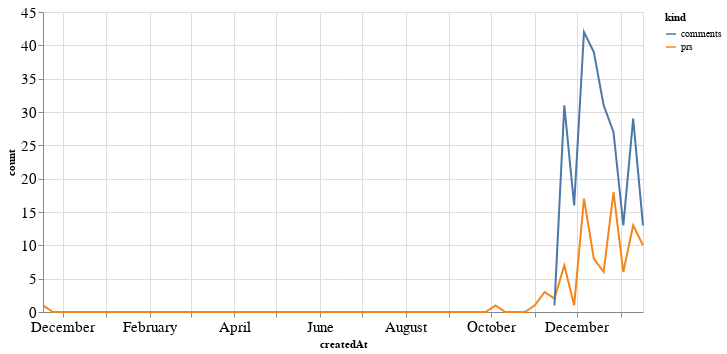

This figure's notebook cell:
### Code cell
alt.Chart(total_time, width=600).mark_line().encode(
    x='createdAt',
    y='count',
    color='kind'
)

### Figure 1 — Vega-Lite specification as saved in the notebook (floating-point values rounded to 4 significant figures)
{"config": {"axisLeft": {"labelFontSize": 15}, "axisBottom": {"labelFontSize": 15}}, "data": {"name": "data-df72c76ab10de1665c25544c6919d7b9"}, "mark": "line", "encoding": {"color": {"type": "nominal", "field": "kind"}, "x": {"type": "temporal", "field": "createdAt"}, "y": {"type": "quantitative", "field": "count"}}, "width": 600, "$schema": "https://vega.github.io/schema/vega-lite/v4.8.1.json", "datasets": {"data-df72c76ab10de1665c25544c6919d7b9": [{"createdAt": "2019-11-17T00:00:00", "kind": "prs", "count": 1.0}, {"createdAt": "2019-11-24T00:00:00", "kind": "prs", "count": 0.0}, {"createdAt": "2019-12-01T00:00:00", "kind": "prs", "count": 0.0}, {"createdAt": "2019-12-08T00:00:00", "kind": "prs", "count": 0.0}, {"createdAt": "2019-12-15T00:00:00", "kind": "prs", "count": 0.0}, {"createdAt": "2019-12-22T00:00:00", "kind": "prs", "count": 0.0}, {"createdAt": "2019-12-29T00:00:00", "kind": "prs", "count": 0.0}, {"createdAt": "2020-01-05T00:00:00", "kind": "prs", "count": 0.0}, {"createdAt": "2020-01-12T00:00:00", "kind": "prs", "count": 0.0}, {"createdAt": "2020-01-19T00:00:00", "kind": "prs", "count": 0.0}, {"createdAt": "2020-01-26T00:00:00", "kind": "prs", "count": 0.0}, {"createdAt": "2020-02-02T00:00:00", "kind": "prs", "count": 0.0}, {"createdAt": "2020-02-09T00:00:00", "kind": "prs", "count": 0.0}, {"createdAt": "2020-02-16T00:00:00", "kind": "prs", "count": 0.0}, {"createdAt": "2020-02-23T00:00:00", "kind": "prs", "count": 0.0}, {"createdAt": "2020-03-01T00:00:00", "kind": "prs", "count": 0.0}, {"createdAt": "2020-03-08T00:00:00", "kind": "prs", "count": 0.0}, {"createdAt": "2020-03-15T00:00:00", "kind": "prs", "count": 0.0}, {"createdAt": "2020-03-22T00:00:00", "kind": "prs", "count": 0.0}, {"createdAt": "2020-03-29T00:00:00", "kind": "prs", "count": 0.0}, {"createdAt": "2020-04-05T00:00:00", "kind": "prs", "count": 0.0}, {"createdAt": "2020-04-12T00:00:00", "kind": "prs", "count": 0.0}, {"createdAt": "2020-04-19T00:00:00", "kind": "prs", "count": 0.0}, {"createdAt": "2020-04-26T00:00:00", "kind": "prs", "count": 0.0}, {"createdAt": "2020-05-03T00:00:00", "kind": "prs", "count": 0.0}, {"createdAt": "2020-05-10T00:00:00", "kind": "prs", "count": 0.0}, {"createdAt": "2020-05-17T00:00:00", "kind": "prs", "count": 0.0}, {"createdAt": "2020-05-24T00:00:00", "kind": "prs", "count": 0.0}, {"createdAt": "2020-05-31T00:00:00", "kind": "prs", "count": 0.0}, {"createdAt": "2020-06-07T00:00:00", "kind": "prs", "count": 0.0}, {"createdAt": "2020-06-14T00:00:00", "kind": "prs", "count": 0.0}, {"createdAt": "2020-06-21T00:00:00", "kind": "prs", "count": 0.0}, {"createdAt": "2020-06-28T00:00:00", "kind": "prs", "count": 0.0}, {"createdAt": "2020-07-05T00:00:00", "kind": "prs", "count": 0.0}, {"createdAt": "2020-07-12T00:00:00", "kind": "prs", "count": 0.0}, {"createdAt": "2020-07-19T00:00:00", "kind": "prs", "count": 0.0}, {"createdAt": "2020-07-26T00:00:00", "kind": "prs", "count": 0.0}, {"createdAt": "2020-08-02T00:00:00", "kind": "prs", "count": 0.0}, {"createdAt": "2020-08-09T00:00:00", "kind": "prs", "count": 0.0}, {"createdAt": "2020-08-16T00:00:00", "kind": "prs", "count": 0.0}, {"createdAt": "2020-08-23T00:00:00", "kind": "prs", "count": 0.0}, {"createdAt": "2020-08-30T00:00:00", "kind": "prs", "count": 0.0}, {"createdAt": "2020-09-06T00:00:00", "kind": "prs", "count": 0.0}, {"createdAt": "2020-09-13T00:00:00", "kind": "prs", "count": 0.0}, {"createdAt": "2020-09-20T00:00:00", "kind": "prs", "count": 0.0}, {"createdAt": "2020-09-27T00:00:00", "kind": "prs", "count": 0.0}, {"createdAt": "2020-10-04T00:00:00", "kind": "prs", "count": 1.0}, {"createdAt": "2020-10-11T00:00:00", "kind": "prs", "count": 0.0}, {"createdAt": "2020-10-18T00:00:00", "kind": "prs", "count": 0.0}, {"createdAt": "2020-10-25T00:00:00", "kind": "prs", "count": 0.0}, {"createdAt": "2020-11-01T00:00:00", "kind": "prs", "count": 1.0}, {"createdAt": "2020-11-08T00:00:00", "kind": "prs", "count": 3.0}, {"createdAt": "2020-11-15T00:00:00", "kind": "prs", "count": 2.0}, {"createdAt": "2020-11-22T00:00:00", "kind": "prs", "count": 7.0}, {"createdAt": "2020-11-29T00:00:00", "kind": "prs", "count": 1.0}, {"createdAt": "2020-12-06T00:00:00", "kind": "prs", "count": 17.0}, {"createdAt": "2020-12-13T00:00:00", "kind": "prs", "count": 8.0}, {"createdAt": "2020-12-20T00:00:00", "kind": "prs", "count": 6.0}, {"createdAt": "2020-12-27T00:00:00", "kind": "prs", "count": 18.0}, {"createdAt": "2021-01-03T00:00:00", "kind": "prs", "count": 6.0}, {"createdAt": "2021-01-10T00:00:00", "kind": "prs", "count": 13.0}, {"createdAt": "2021-01-17T00:00:00", "kind": "prs", "count": 10.0}, {"createdAt": "2019-11-17T00:00:00", "kind": "comments", "count": null}, {"createdAt": "2019-11-24T00:00:00", "kind": "comments", "count": null}, {"createdAt": "2019-12-01T00:00:00", "kind": "comments", "count": null}, {"createdAt": "2019-12-08T00:00:00", "kind": "comments", "count": null}, {"createdAt": "2019-12-15T00:00:00", "kind": "comments", "count": null}, {"createdAt": "2019-12-22T00:00:00", "kind": "comments", "count": null}, {"createdAt": "2019-12-29T00:00:00", "kind": "comments", "count": null}, {"createdAt": "2020-01-05T00:00:00", "kind": "comments", "count": null}, {"createdAt": "2020-01-12T00:00:00", "kind": "comments", "count": null}, {"createdAt": "2020-01-19T00:00:00", "kind": "comments", "count": null}, {"createdAt": "2020-01-26T00:00:00", "kind": "comments", "count": null}, {"createdAt": "2020-02-02T00:00:00", "kind": "comments", "count": null}, {"createdAt": "2020-02-09T00:00:00", "kind": "comments", "count": null}, {"createdAt": "2020-02-16T00:00:00", "kind": "comments", "count": null}, {"createdAt": "2020-02-23T00:00:00", "kind": "comments", "count": null}, {"createdAt": "2020-03-01T00:00:00", "kind": "comments", "count": null}, {"createdAt": "2020-03-08T00:00:00", "kind": "comments", "count": null}, {"createdAt": "2020-03-15T00:00:00", "kind": "comments", "count": null}, {"createdAt": "2020-03-22T00:00:00", "kind": "comments", "count": null}, {"createdAt": "2020-03-29T00:00:00", "kind": "comments", "count": null}, {"createdAt": "2020-04-05T00:00:00", "kind": "comments", "count": null}, {"createdAt": "2020-04-12T00:00:00", "kind": "comments", "count": null}, {"createdAt": "2020-04-19T00:00:00", "kind": "comments", "count": null}, {"createdAt": "2020-04-26T00:00:00", "kind": "comments", "count": null}, {"createdAt": "2020-05-03T00:00:00", "kind": "comments", "count": null}, {"createdAt": "2020-05-10T00:00:00", "kind": "comments", "count": null}, {"createdAt": "2020-05-17T00:00:00", "kind": "comments", "count": null}, {"createdAt": "2020-05-24T00:00:00", "kind": "comments", "count": null}, {"createdAt": "2020-05-31T00:00:00", "kind": "comments", "count": null}, {"createdAt": "2020-06-07T00:00:00", "kind": "comments", "count": null}, {"createdAt": "2020-06-14T00:00:00", "kind": "comments", "count": null}, {"createdAt": "2020-06-21T00:00:00", "kind": "comments", "count": null}, {"createdAt": "2020-06-28T00:00:00", "kind": "comments", "count": null}, {"createdAt": "2020-07-05T00:00:00", "kind": "comments", "count": null}, {"createdAt": "2020-07-12T00:00:00", "kind": "comments", "count": null}, {"createdAt": "2020-07-19T00:00:00", "kind": "comments", "count": null}, {"createdAt": "2020-07-26T00:00:00", "kind": "comments", "count": null}, {"createdAt": "2020-08-02T00:00:00", "kind": "comments", "count": null}, {"createdAt": "2020-08-09T00:00:00", "kind": "comments", "count": null}, {"createdAt": "2020-08-16T00:00:00", "kind": "comments", "count": null}, {"createdAt": "2020-08-23T00:00:00", "kind": "comments", "count": null}, {"createdAt": "2020-08-30T00:00:00", "kind": "comments", "count": null}, {"createdAt": "2020-09-06T00:00:00", "kind": "comments", "count": null}, {"createdAt": "2020-09-13T00:00:00", "kind": "comments", "count": null}, {"createdAt": "2020-09-20T00:00:00", "kind": "comments", "count": null}, {"createdAt": "2020-09-27T00:00:00", "kind": "comments", "count": null}, {"createdAt": "2020-10-04T00:00:00", "kind": "comments", "count": null}, {"createdAt": "2020-10-11T00:00:00", "kind": "comments", "count": null}, {"createdAt": "2020-10-18T00:00:00", "kind": "comments", "count": null}, {"createdAt": "2020-10-25T00:00:00", "kind": "comments", "count": null}, {"createdAt": "2020-11-01T00:00:00", "kind": "comments", "count": null}, {"createdAt": "2020-11-08T00:00:00", "kind": "comments", "count": null}, {"createdAt": "2020-11-15T00:00:00", "kind": "comments", "count": 1.0}, {"createdAt": "2020-11-22T00:00:00", "kind": "comments", "count": 31.0}, {"createdAt": "2020-11-29T00:00:00", "kind": "comments", "count": 16.0}, {"createdAt": "2020-12-06T00:00:00", "kind": "comments", "count": 42.0}, {"createdAt": "2020-12-13T00:00:00", "kind": "comments", "count": 39.0}, {"createdAt": "2020-12-20T00:00:00", "kind": "comments", "count": 31.0}, {"createdAt": "2020-12-27T00:00:00", "kind": "comments", "count": 27.0}, {"createdAt": "2021-01-03T00:00:00", "kind": "comments", "count": 13.0}, {"createdAt": "2021-01-10T00:00:00", "kind": "comments", "count": 29.0}, {"createdAt": "2021-01-17T00:00:00", "kind": "comments", "count": 13.0}]}}
